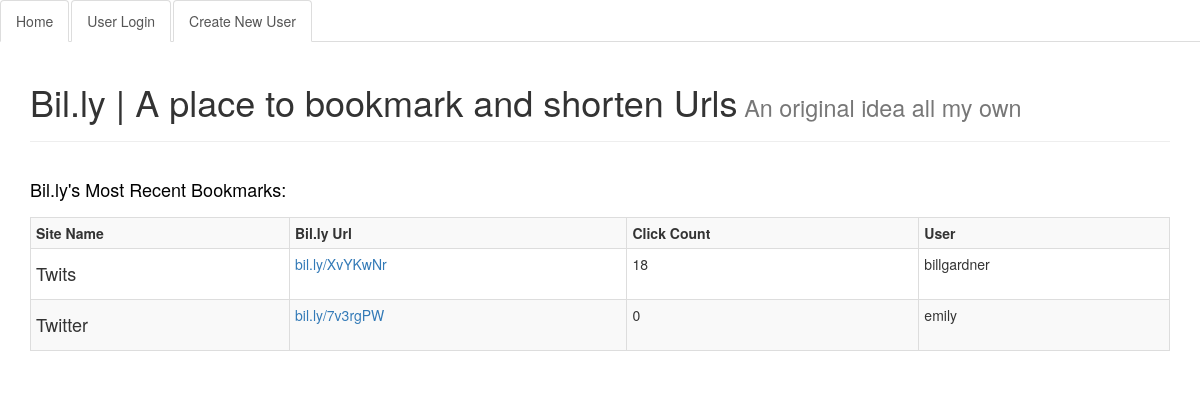
The app's page /, older data.
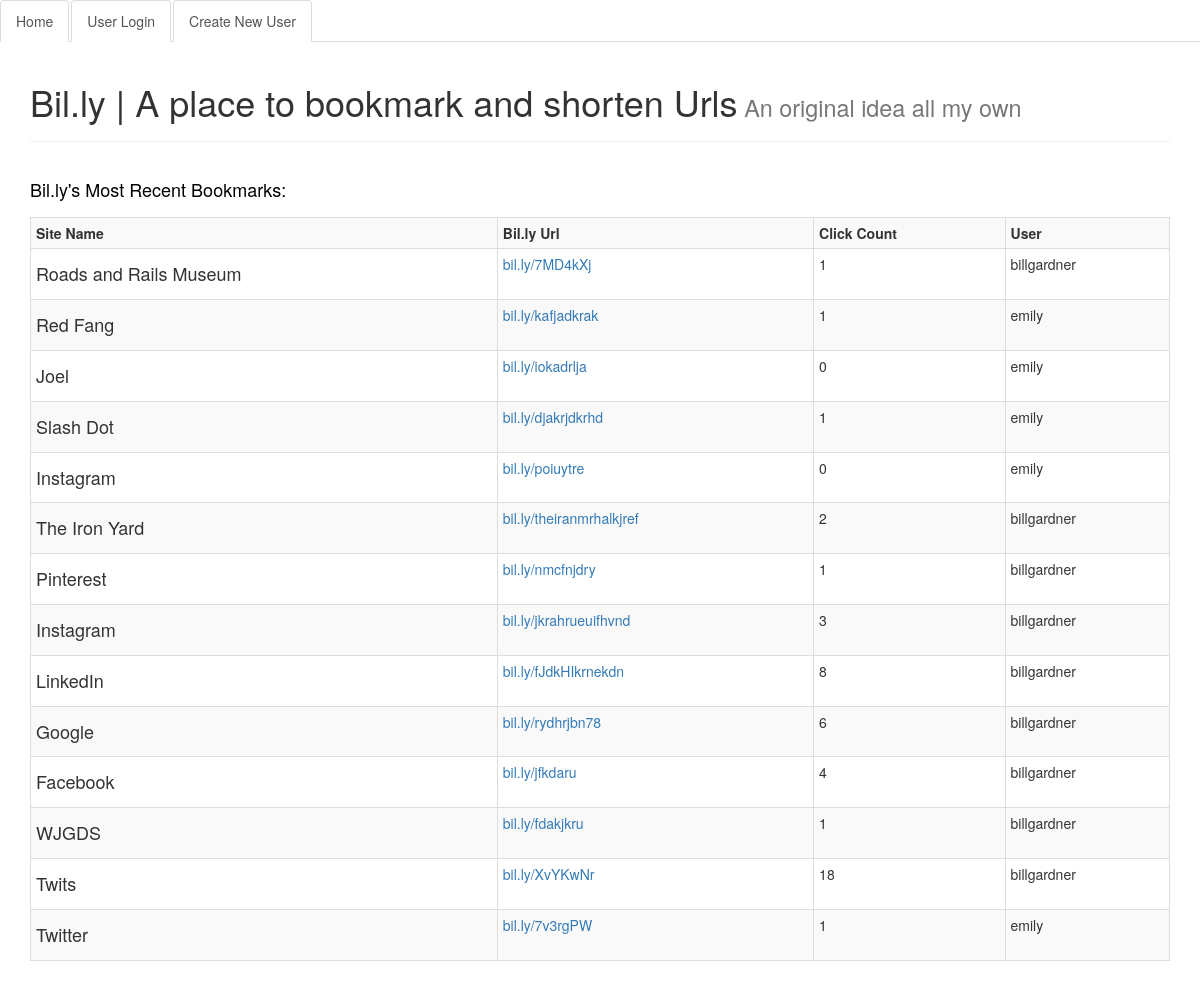
The same page, newer data.
### url/models.py (models this page shows, shortened)
class Url(models.Model):
    url = models.URLField()
    site_name = models.CharField(max_length=60)
    description = models.TextField()
    created = models.DateTimeField(auto_now_add=True)
    hashid = models.CharField(max_length=50)
    user = models.ForeignKey(User)
    click_count = models.IntegerField(default=0)
    class Meta:
        ordering = ['-created']

### url/views.py (the view)
# urls.py: url(r'^$', IndexView.as_view(), name="index"),
class IndexView(TemplateView):
    template_name = "index.html"
    def get_context_data(self, **kwargs):
        context = super().get_context_data(**kwargs)
        context["urls"] = Url.objects.all()
        return context

### templates/index.html
{% extends "base.html" %}
{% block content %}
  <div class="page-header">
    <h1>Bil.ly | A place to bookmark and shorten Urls<small>   An original idea all my own</small></h1>
  </div>
    <table class="table table-striped table-bordered table-condensed">
      <caption style="color: #000;"><h4>Bil.ly's Most Recent Bookmarks:</h4></caption>
        <tr>
          <th>Site Name</th>
          <th>Bil.ly Url</th>
          <th>Click Count</th>
          <th>User</th>
        </tr>
        {% for url in urls %}
          <tr>
            <td><h4>{{ url.site_name }}</h4></td>
            <td><a href="{% url 'redirect' url.hashid %}" target="_blank">bil.ly/{{ url.hashid }}</a></td>
            <td>{{ url.click_count }}</td>
            <td>{{ url.user }}</td>
          </tr>
        {% endfor %}
    </table>
{% endblock %}

### templates/base.html (shortened to what this page needs)
{% load staticfiles %}
<!DOCTYPE html>
<html lang="en">
  <head>
    <link rel="stylesheet" href="{% static 'url/css/bootstrap.css' %}">
    <link rel="stylesheet" href="{% static 'url/main.css' %}">
  </head>
  <body>
    <nav role="navigation">
      <ul class="nav nav-tabs">
        <li role="presentation" class="active"><a href="/">Home</a></li>
        {% if not request.user.is_authenticated %}
          <li role="presentation" class="active"><a href="{% url 'login' %}">User Login</a></li>
          <li role="presentation" class="active"><a href="{% url 'create_user' %}">Create New User</a></li>
        {% endif %}
      </ul>
    </nav>
    <div class="container">
      {% block content %}{% endblock %}
    </div>
  </body>
</html>

Row changes from the older to the newer data that the page shows:
added Url: site_name "Roads and Rails Museum", hashid "7MD4kXj", click_count "1", user "billgardner"
added Url: site_name "Red Fang", hashid "kafjadkrak", click_count "1", user "emily"
added Url: site_name "Joel", hashid "iokadrlja", click_count "0", user "emily"
added Url: site_name "Slash Dot", hashid "djakrjdkrhd", click_count "1", user "emily"
added Url: site_name "Instagram", hashid "poiuytre", click_count "0", user "emily"
added Url: site_name "The Iron Yard", hashid "theiranmrhalkjref", click_count "2", user "billgardner"
added Url: site_name "Pinterest", hashid "nmcfnjdry", click_count "1", user "billgardner"
added Url: site_name "Instagram", hashid "jkrahrueuifhvnd", click_count "3", user "billgardner"
added Url: site_name "LinkedIn", hashid "fJdkHIkrnekdn", click_count "8", user "billgardner"
added Url: site_name "Google", hashid "rydhrjbn78", click_count "6", user "billgardner"
added Url: site_name "Facebook", hashid "jfkdaru", click_count "4", user "billgardner"
added Url: site_name "WJGDS", hashid "fdakjkru", click_count "1", user "billgardner"
changed Url "Twitter": click_count "0" → "1"
